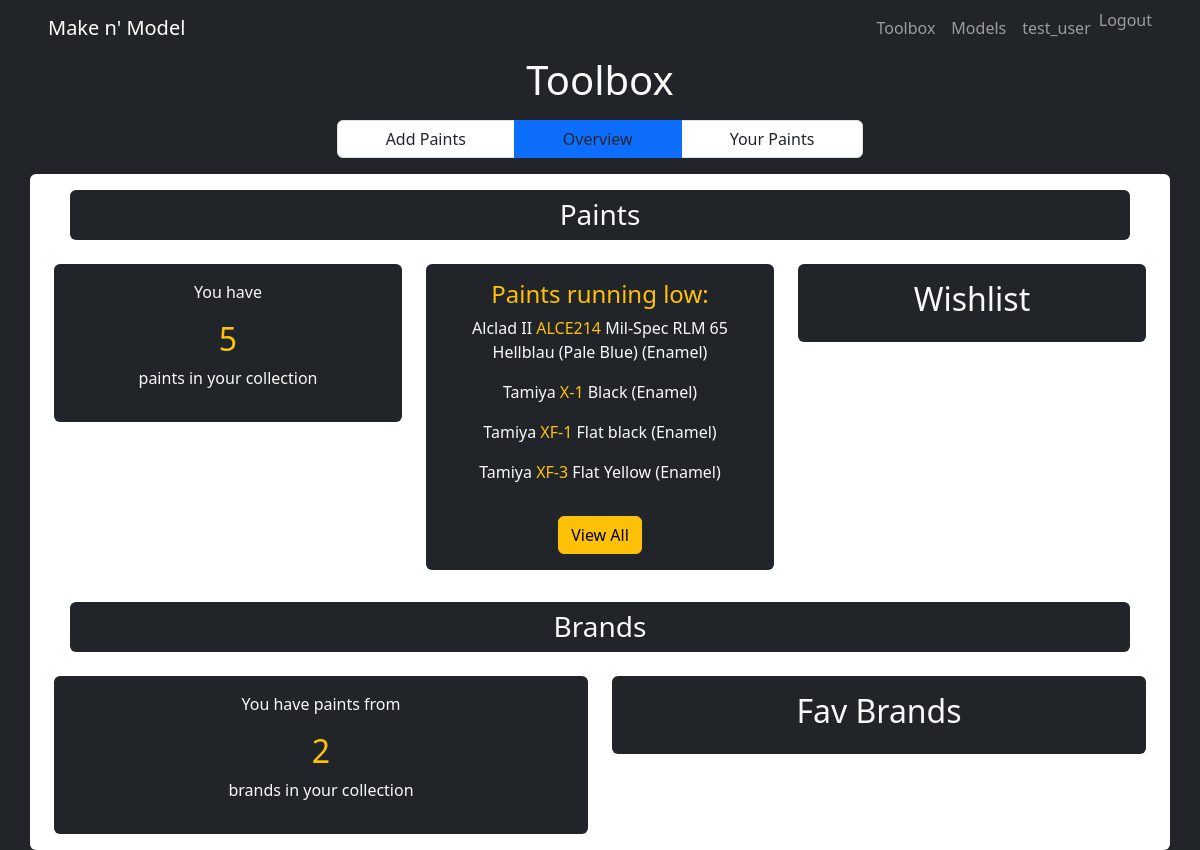
The app's page /toolbox/overview/ (signed in) with its own data.
### tables this page shows
CREATE TABLE paints(
    brand VARCHAR(50),
    paint_name VARCHAR(50),
    unique_paint_identifier INTEGER PRIMARY KEY AUTOINCREMENT,
    paint_code VARCHAR(256),
    background_color VARCHAR(12),
    shine_type VARCHAR(20),
    paint_type VARCHAR(20)
);

### makenmodel/views/toolbox.py (the view)
@makenmodel.app.route('/toolbox/overview/')
def show_toolbox():
    logname = flask.session['username']
    connection = makenmodel.model.get_db()
    context = {}
    context['logname'] = logname
    context['active_page'] = 'overview'
    cur = connection.execute(
        "SELECT COUNT(*) AS paint_count "
        "FROM user_paints "
        "WHERE username = ?",
        (logname,)
    )
    paint_count = cur.fetchone()['paint_count']
    if paint_count:
        context['num_paints'] = paint_count
    else:
        context['num_paints'] = 0
    cur = connection.execute(
        "SELECT COUNT(*) AS brand_count "
        "FROM user_brands "
        "WHERE username = ?",
        (logname,)
    )
    brand_count = cur.fetchone()['brand_count']
    if brand_count:
        context['num_brands'] = brand_count
    else:
        context['num_brands'] = 0
    cur = connection.execute(
        "SELECT p.paint_code, p.paint_name, p.brand, p.paint_type "
        "FROM paints p "
        "JOIN user_paints up ON p.unique_paint_identifier = up.unique_paint_identifier "
        "WHERE up.username = ? AND up.need_restock = 1",
        (logname,)
    )
    paints_needing_restock = cur.fetchall()
    context['paints_needing_restock'] = paints_needing_restock
    return flask.render_template('toolbox.html', **context)

### makenmodel/model.py (called while the page is built)
def dict_factory(cursor, row):
    return {col[0]: row[idx] for idx, col in enumerate(cursor.description)}

def get_db():
    if 'sqlite_db' not in flask.g:
        db_filename = makenmodel.app.config['DATABASE_FILENAME']
        flask.g.sqlite_db = sqlite3.connect(str(db_filename))
        flask.g.sqlite_db.row_factory = dict_factory
        flask.g.sqlite_db.execute("PRAGMA foreign_keys = ON")
    return flask.g.sqlite_db

### makenmodel/templates/toolbox.html
{% extends 'base.html' %}
{% set full_nav = True %}
{% block body_class %}single-dark-background{% endblock %}
{% block content %}
<div class="container text-center">
    <h1 class="text-light">Toolbox</h1>
    <nav class='d-flex justify-content-center mt-3' aria-label="...">
        <ul class="pagination">
            <li class="page-item"><a href="{{ url_for('show_add_paints') }}" class="page-link px-5 text-dark">Add Paints</a></li>
            <li class="page-item active"><a href="{{ url_for('show_toolbox') }}" class="page-link px-5 text-dark">Overview</a></li>
            <li class="page-item"><a href="{{ url_for('show_your_paints') }}" class="page-link px-5 text-dark">Your Paints</a></li>
        </ul>
    </nav>
</div>
<div class="container px-4 text-center bg-white rounded">
    <div class="p-3">
        <div class="bg-dark rounded">
            <h3 class="text-light p-2">Paints</h3>
        </div>
    </div>
    <div class="row gx-4 pb-3">
        <div class="col">
         <div class="p-3 bg-dark rounded">
            <p class="text-light">You have</p>
            <h2 class="text-warning">{{ num_paints }}</h2>
            <p class="text-light">paints in your collection</p>
         </div>
        </div>
        <div class="col">
            <div class="p-3 bg-dark rounded">
                <h4 class="text-warning">Paints running low:</h4>
                {% for paint in paints_needing_restock %}
                  {% if loop.index <= 4 %}
                    <p class="text-light">{{ paint.brand }} <span class="text-warning">{{ paint.paint_code }}</span> {{ paint.paint_name }} ({{ paint.paint_type }})</p>
                  {% endif %}
                {% endfor %}
                {% if paints_needing_restock|length > 4 %}
                  <a href="{{ url_for('show_getting_low') }}" class="btn btn-warning mt-3">View All</a>
                {% endif %}
            </div>
        </div>
        <div class="col">
          <div class="p-3 bg-dark rounded">
              <h2 class="text-light">Wishlist</h2>
          </div>
        </div>
    </div>
    <div class="p-3">
        <div class="bg-dark rounded">
            <h3 class="text-light p-2">Brands</h3>
        </div>
    </div>
    <div class="row gx-4 pb-3">
        <div class="col">
         <div class="p-3 bg-dark rounded">
            <p class="text-light">You have paints from</p>
            <h2 class="text-warning">{{ num_brands }}</h2>
            <p class="text-light">{% if num_brands > 1 or num_brands == 0%}brands{% else %}brand{% endif %} in your collection</p>
         </div>
        </div>
        <div class="col">
          <div class="p-3 bg-dark rounded">
              <h2 class="text-light">Fav Brands</h2>
          </div>
        </div>
    </div>
</div>
{% endblock %}

### makenmodel/static/style.css (style rules this page uses)
.single-dark-background { background-color: #212529; }

### records on screen
paints: brand "Alclad II", paint_code "ALCE214", paint_name "Mil-Spec RLM 65 Hellblau (Pale Blue)", paint_type "Enamel"

### other values on screen
{{ logname }} "test_user"
{{ num_paints }} "5"
{{ paint.brand }} "Tamiya" "Tamiya" "Tamiya"
{{ paint.paint_code }} "X-1" "XF-1" "XF-3"
{{ paint.paint_name }} "Black" "Flat black" "Flat Yellow"
{{ paint.paint_type }} "Enamel" "Enamel" "Enamel"
{{ num_brands }} "2"
